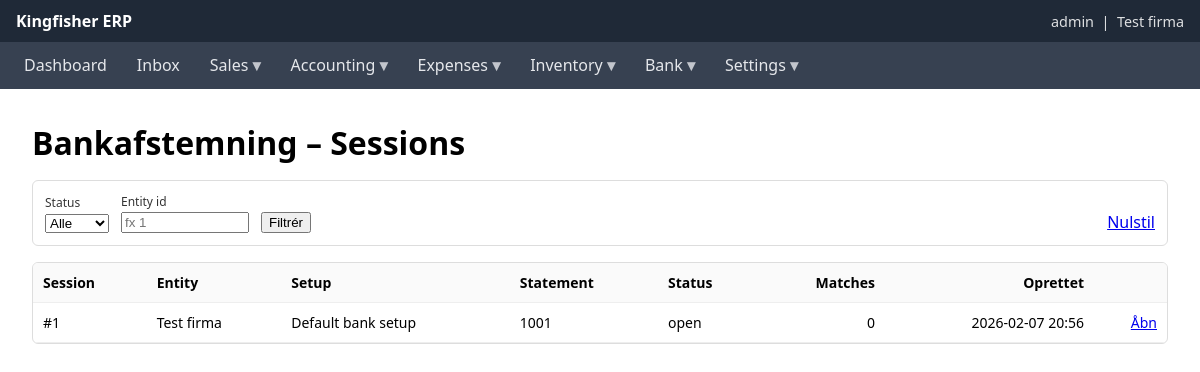
The app's page /sessions/ (signed in) with its own data.
### core/models/entity.py (models this page shows, shortened)
class UserProfile(models.Model):
    user = models.OneToOneField(settings.AUTH_USER_MODEL, on_delete=models.CASCADE, related_name="profile")
    entity = models.ForeignKey("core.Entity", on_delete=models.CASCADE, related_name="users")
    image_url = models.URLField(max_length=512, blank=True)
    address = models.TextField(blank=True)
    is_entity_admin = models.BooleanField(default=False)

class Entity(models.Model):
    name = models.CharField(max_length=255)
    country = models.ForeignKey("core.IsoCountryCodes", on_delete=models.PROTECT)
    base_currency = models.ForeignKey("core.IsoCurrencyCodes", on_delete=models.PROTECT)
    default_series_journal = models.ForeignKey("core.NumberSeries", null=True, blank=True, on_delete=models.PROTECT, related_name="+")
    series_sales_offer = models.ForeignKey("core.NumberSeries", null=True, blank=True, on_delete=models.PROTECT, related_name="+")
    series_sales_order = models.ForeignKey("core.NumberSeries", null=True, blank=True, on_delete=models.PROTECT, related_name="+")
    series_sales_invoice = models.ForeignKey("core.NumberSeries", null=True, blank=True, on_delete=models.PROTECT, related_name="+")
    series_purchase_order = models.ForeignKey("core.NumberSeries", null=True, blank=True, on_delete=models.PROTECT, related_name="+")
    series_purchase_invoice = models.ForeignKey("core.NumberSeries", null=True, blank=True, on_delete=models.PROTECT, related_name="+")
    default_ap_account = models.ForeignKey("core.Account", null=True, blank=True, on_delete=models.PROTECT, related_name="+")
    default_ar_account = models.ForeignKey("core.Account", null=True, blank=True, on_delete=models.PROTECT, related_name="+")
    fx_gain_account = models.ForeignKey("core.Account", null=True, blank=True, on_delete=models.PROTECT, related_name="+")
    fx_loss_account = models.ForeignKey("core.Account", null=True, blank=True, on_delete=models.PROTECT, related_name="+")
    is_active = models.BooleanField(default=True)
    class Meta:
        ordering = ["name"]
    def __str__(self):
        return self.name

### core/models/menu.py (models this page shows, shortened)
class Menu(models.Model):
    menu = models.CharField(max_length=255)
    parent = models.ForeignKey(
        "self",
        null=True,
        blank=True,
        related_name="children",
        on_delete=models.CASCADE,
    )
    sort_order = models.PositiveIntegerField(default=0)
    url = models.CharField(max_length=500, blank=True)
    active = models.BooleanField(default=True)
    created_at = models.DateTimeField(auto_now_add=True)
    class Meta:
        ordering = ["parent_id", "sort_order", "menu"]

### bankrec/models.py (models this page shows, shortened)
class BankReconciliationSession(models.Model):
    STATUS_OPEN = "open"
    STATUS_CLOSED = "closed"
    STATUS_CHOICES = [(STATUS_OPEN, "Open"), (STATUS_CLOSED, "Closed")]
    entity = models.ForeignKey("core.Entity", on_delete=models.CASCADE, related_name="bankrec_sessions")
    setup = models.ForeignKey(BankReconciliationSetup, on_delete=models.PROTECT, related_name="sessions")
    staging = models.OneToOneField(BankStatementStaging, on_delete=models.PROTECT, related_name="reconciliation_session")
    status = models.CharField(max_length=12, choices=STATUS_CHOICES, default=STATUS_OPEN)
    created_at = models.DateTimeField(default=timezone.now)
    created_by = models.ForeignKey(settings.AUTH_USER_MODEL, null=True, blank=True, on_delete=models.SET_NULL)
    gl_date_from = models.DateField(null=True, blank=True)
    gl_date_to = models.DateField(null=True, blank=True)
    class Meta:
        ordering = ["-created_at"]

class BankReconciliationSetup(models.Model):
    entity = models.ForeignKey("core.Entity", on_delete=models.CASCADE, related_name="bankrec_setups")
    name = models.CharField(max_length=120, default="Default bank setup")
    bank_account_no = models.CharField(max_length=64, blank=True, default="", help_text="IBAN / bankkonto-id (valgfri)")
    gl_bank_account = models.ForeignKey(
        Account,
        on_delete=models.PROTECT,
        related_name="bankrec_setups",
        help_text="Finanskonto der repræsenterer bankkontoen",
    )
    amount_tolerance = models.DecimalField(max_digits=14, decimal_places=2, default=Decimal("0.00"))
    date_window_days = models.IntegerField(default=3)
    is_active = models.BooleanField(default=True)
    class Meta:
        unique_together = [("entity", "name")]

class BankStatementStaging(models.Model):
    STATUS_NEW = "new"
    STATUS_READY = "ready"
    STATUS_RECONCILING = "reconciling"
    STATUS_CLOSED = "closed"
    STATUS_CHOICES = [
        (STATUS_NEW, "New"),
        (STATUS_READY, "Ready"),
        (STATUS_RECONCILING, "Reconciling"),
        (STATUS_CLOSED, "Closed"),
    ]
    entity = models.ForeignKey("core.Entity", on_delete=models.CASCADE, related_name="bank_staging_headers")
    setup = models.ForeignKey(BankReconciliationSetup, on_delete=models.PROTECT, related_name="staging_headers")
    statement_id = models.CharField(max_length=80)
    statement_date_from = models.DateField(null=True, blank=True)
    statement_date_to = models.DateField(null=True, blank=True)
    currency = models.CharField(max_length=3, default="DKK")
    status = models.CharField(max_length=20, choices=STATUS_CHOICES, default=STATUS_NEW)
    created_at = models.DateTimeField(default=timezone.now)
    created_by = models.ForeignKey(settings.AUTH_USER_MODEL, null=True, blank=True, on_delete=models.SET_NULL)
    class Meta:
        unique_together = [("entity", "statement_id")]
        ordering = ["-created_at"]

### bankrec/views.py (the view)
# urls.py: path("sessions/", views.session_list, name="session-list"),
@staff_member_required
def session_list(request):
    qs = (
        BankReconciliationSession.objects
        .select_related("entity", "setup", "staging")
        .annotate(match_count=Count("matches"))
        .order_by("-created_at")
    )
    status = request.GET.get("status")
    if status:
        qs = qs.filter(status=status)
    entity_id = request.GET.get("entity")
    if entity_id:
        qs = qs.filter(entity_id=entity_id)
    return render(request, "bankrec/session_list.html", {
        "sessions": qs,
        "status": status or "",
        "entity_id": entity_id or "",
    })

### core/context_processors.py (called while the page is built)
def base_context_processor(request):
    return base_context(request)

### core/models/base_context.py (called while the page is built)
def base_context(request):
    if not request.user.is_authenticated:
        return {}
    return {
        "menus": Menu.objects.filter(
            active=True,
            parent__isnull=True,
        ).prefetch_related("children")
    }

### bankrec/templates/bankrec/session_list.html (shortened to what this page needs)
{% extends "base.html" %}
{% block content %}
<h1 style="margin:16px;">Bankafstemning – Sessions</h1>
<div style="margin:0 16px 16px 16px; padding:12px; background:#fff; border:1px solid #ddd; border-radius:6px;">
  <form method="get" style="display:flex; gap:12px; align-items:end; flex-wrap:wrap;">
    <div>
      <label style="display:block; font-size:12px; opacity:.8;">Status</label>
      <select name="status">
        <option value="" {% if not status %}selected{% endif %}>Alle</option>
      </select>
    </div>
    <div>
      <label style="display:block; font-size:12px; opacity:.8;">Entity id</label>
      <input type="text" name="entity" value="{{ entity_id }}" placeholder="fx 1" style="width:120px;">
    </div>
    <button type="submit">Filtrér</button>
    <a href="{% url 'bankrec:session-list' %}" style="margin-left:auto;">Nulstil</a>
  </form>
</div>
<div style="margin:0 16px; background:#fff; border:1px solid #ddd; border-radius:6px; overflow:hidden;">
  <table style="width:100%; border-collapse:collapse; font-size:14px;">
    <thead style="background:#fafafa;">
      <tr>
        <th style="text-align:left; padding:10px; border-bottom:1px solid #eee;">Session</th>
        <th style="text-align:left; padding:10px; border-bottom:1px solid #eee;">Entity</th>
        <th style="text-align:left; padding:10px; border-bottom:1px solid #eee;">Setup</th>
        <th style="text-align:left; padding:10px; border-bottom:1px solid #eee;">Statement</th>
        <th style="text-align:left; padding:10px; border-bottom:1px solid #eee;">Status</th>
        <th style="text-align:right; padding:10px; border-bottom:1px solid #eee;">Matches</th>
        <th style="text-align:right; padding:10px; border-bottom:1px solid #eee;">Oprettet</th>
        <th style="text-align:right; padding:10px; border-bottom:1px solid #eee;"></th>
      </tr>
    </thead>
    <tbody>
      {% for s in sessions %}
        <tr>
          <td style="padding:10px; border-bottom:1px solid #eee;">#{{ s.id }}</td>
          <td style="padding:10px; border-bottom:1px solid #eee;">{{ s.entity }}</td>
          <td style="padding:10px; border-bottom:1px solid #eee;">{{ s.setup.name }}</td>
          <td style="padding:10px; border-bottom:1px solid #eee;">{{ s.staging.statement_id }}</td>
          <td style="padding:10px; border-bottom:1px solid #eee;">{{ s.status }}</td>
          <td style="padding:10px; border-bottom:1px solid #eee; text-align:right;">{{ s.match_count }}</td>
          <td style="padding:10px; border-bottom:1px solid #eee; text-align:right;">{{ s.created_at|date:"Y-m-d H:i" }}</td>
          <td style="padding:10px; border-bottom:1px solid #eee; text-align:right;">
            <a href="{% url 'bankrec:reconcile' s.id %}">Åbn</a>
          </td>
        </tr>
      {% empty %}
        <tr>
          <td colspan="8" style="padding:12px; color:#666;">Ingen sessions.</td>
        </tr>
      {% endfor %}
    </tbody>
  </table>
</div>
{% endblock %}

### templates/base.html (shortened to what this page needs)
<!DOCTYPE html>
<html lang="en">
<head>
</head>
<body>
<header>
    <strong>Kingfisher ERP</strong>
    {% if user.is_authenticated %}
        <span class="user-info">
            {{ user.username }}
            {% if user.profile.entity %}
                &nbsp;|&nbsp; {{ user.profile.entity }}
            {% endif %}
        </span>
    {% endif %}
</header>
{% if user.is_authenticated %}
<nav class="topnav">
  <ul class="topnav__list">
    {% for menu in menus %}
      <li class="topnav__item {% if menu.children.exists %}has-children{% endif %}">
        {% if menu.url %}
          <a class="topnav__link" href="{{ menu.url }}">{{ menu.menu }}</a>
        {% else %}
          <span class="topnav__link">{{ menu.menu }}</span>
        {% endif %}
      </li>
    {% endfor %}
  </ul>
</nav>
{% endif %}
<main>
    {% block content %}{% endblock %}
</main>
</body>
</html>

### templates/base.html (style rules this page uses)
body { margin: 0; font-family: system-ui, -apple-system, BlinkMacSystemFont, "Segoe UI", sans-serif; }
header { background: #1f2937; color: white; padding: 10px 16px; display: flex; align-items: center; justify-content: space-between; }
nav { background: #374151; padding: 8px 16px; }
nav > ul { list-style: none; margin: 0; padding: 0; display: flex; gap: 14px; align-items: center; flex-wrap: wrap; }
nav > ul > li { position: relative; }
nav a, nav span { color: #e5e7eb; text-decoration: none; font-weight: 500; display: inline-block; padding: 6px 8px; border-radius: 6px; line-height: 1.2; white-space: nowrap; }
nav > ul > li::after { content: ""; position: absolute; left: 0; top: 100%; width: 100%; height: 10px; }
nav > ul > li:has(ul) > a::after, nav > ul > li:has(ul) > span::after { content: " ▾"; opacity: 0.8; font-weight: 600; }
main { padding: 16px; }
.user-info { font-size: 0.9em; opacity: 0.85; }

### records on screen
Menu: menu "Dashboard"
Menu: menu "Inbox"
Menu: menu "Sales"
Menu: menu "Accounting"
Menu: menu "Expenses"
Menu: menu "Inventory"
Menu: menu "Bank"
Menu: menu "Settings"
BankReconciliationSession: id "1", entity "Test firma", setup.name "Default bank setup", staging.statement_id "1001", status "open", match_count "0", created_at "2026-02-07 20:56"

### other values on screen
{{ user.username }} "admin"
{{ user.profile.entity }} "Test firma"
